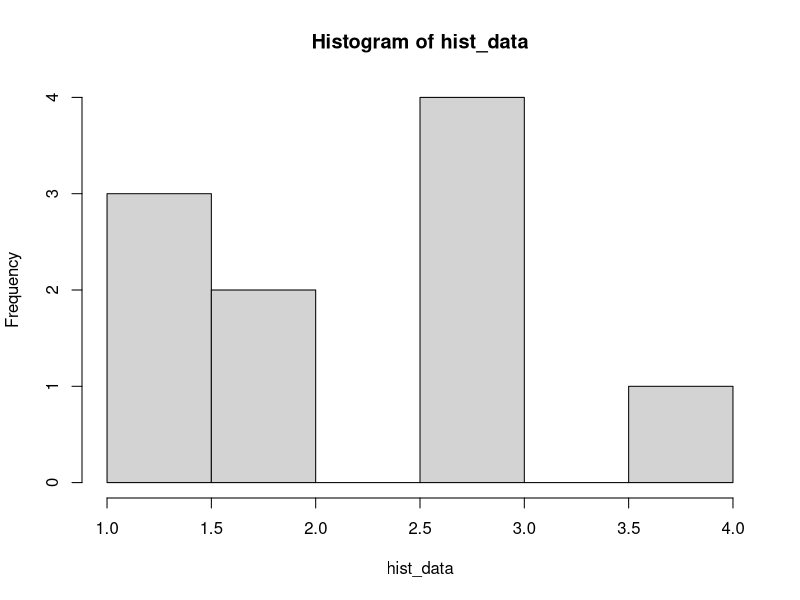
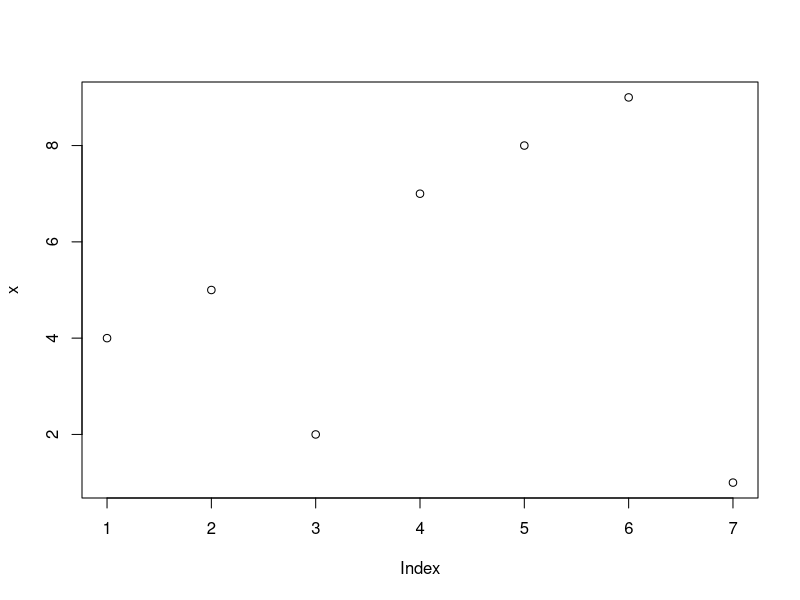

Write the R code that produced these figures, in order.
## ---- chunk 1
knitr::opts_chunk$set(echo = TRUE)
## ---- chunk 2
x <- c(4, 5, 2, 7, 8, 9, 1)
x
## ---- chunk 3
# 'x' is a vector of values
x <- c(4, 5, 2, 7, 8, 9, 1) # R will run the x <- c(4, ..., 1) code, but it won't run the text after '#' 

# show x
x
## ---- chunk 4
x <- c(4, 5, 2, 7, 8, 9, 1)
x
## ---- chunk 5
length(x)
## ---- chunk 6
x[5]
## ---- chunk 7
x[5] <- 3
x
## ---- chunk 8
x[3]
## ---- chunk 9
# Remove a value by using the '-' operator
x[-3]
## ---- chunk 10
x
## ---- chunk 11
# Reassign 'x' to save the updated version of 'x' that removes the value in the 3rd position
x <- x[-3]
x
## ---- chunk 12
# Recreate 'x'
x <- c(4, 5, 2, 7, 8, 9, 1)
x

# Append the number 4 to 'x' using the 'c()' function
c(x, 4)

# Save out the new 'x' using the '<-' assign function
x <- c(x, 4)
x
## ---- chunk 13
# Recreate 'x'
x <- c(4, 5, 2, 7, 8, 9, 1)
x

# Append the number 4 to 'x' using the 'c()' function
append(x, 4)

# Save out the new 'x' using the '<-' assign function
x <- append(x, 4)
x
## ---- chunk 14
x <- 4
x
y <- '4'
y
## ---- chunk 15
# Check to see if 'x' and 'y' are numeric or character type
is.character(x)
is.numeric(x)

is.character(y)
is.numeric(y)
## ---- chunk 16
x
x + 4
x - 2
x*5
x/6
## ---- chunk 17
# Recreate 'x'
x <- c(4, 5, 2, 7, 8, 9, 1)
x
y <- c('hi', 'hello', 'howdy')
y
## ---- chunk 18
y
y[3]
## ---- chunk 19
y[1]
y[-1]

y <- y[-1]
y
## ---- chunk 20
y
y <- c(y, 'goodbye', 'ciao')
y
y <- c('first', 'second', y)
y
## ---- chunk 21

x <- c(4, 5, 2, 7, 8, 9, 1)
y <- c("a", "a", "a", "b", "b", "b", "b")

mydata <- data.frame(x, y)

## ---- chunk 22

mydata$x

## ---- chunk 23
mydata$x[3]
## ---- chunk 24
mydata[,1]

mydata[3,1]

## ---- chunk 25
class(y)
## ---- chunk 26
class(mydata$y)
## ---- chunk 27
mydata <- data.frame(x, y,
                     stringsAsFactors = FALSE)
class(mydata$y)

## ---- chunk 28
hist_data <- c(1, 1, 1, 2, 2, 3, 3, 3, 3, 4)
hist_data
hist(hist_data)
## ---- chunk 29
x <- c(4, 5, 2, 7, 8, 9, 1)
x

# Call the plot function to plot x
plot(x)
## ---- chunk 30

## ---- chunk 31
for (i in 1:100) {
  # Do something i times
}
## ---- chunk 32
expBoot <- NULL
# Generate 100 random numbers from a an exponential distribution with beta = 3
expSample <- rexp(100,3)
for (i in 1:1000) {
  # Take the mean of a random sample of 100 from the random numbers
  expBoot[i] <- mean(sample(expSample, 100))
}

